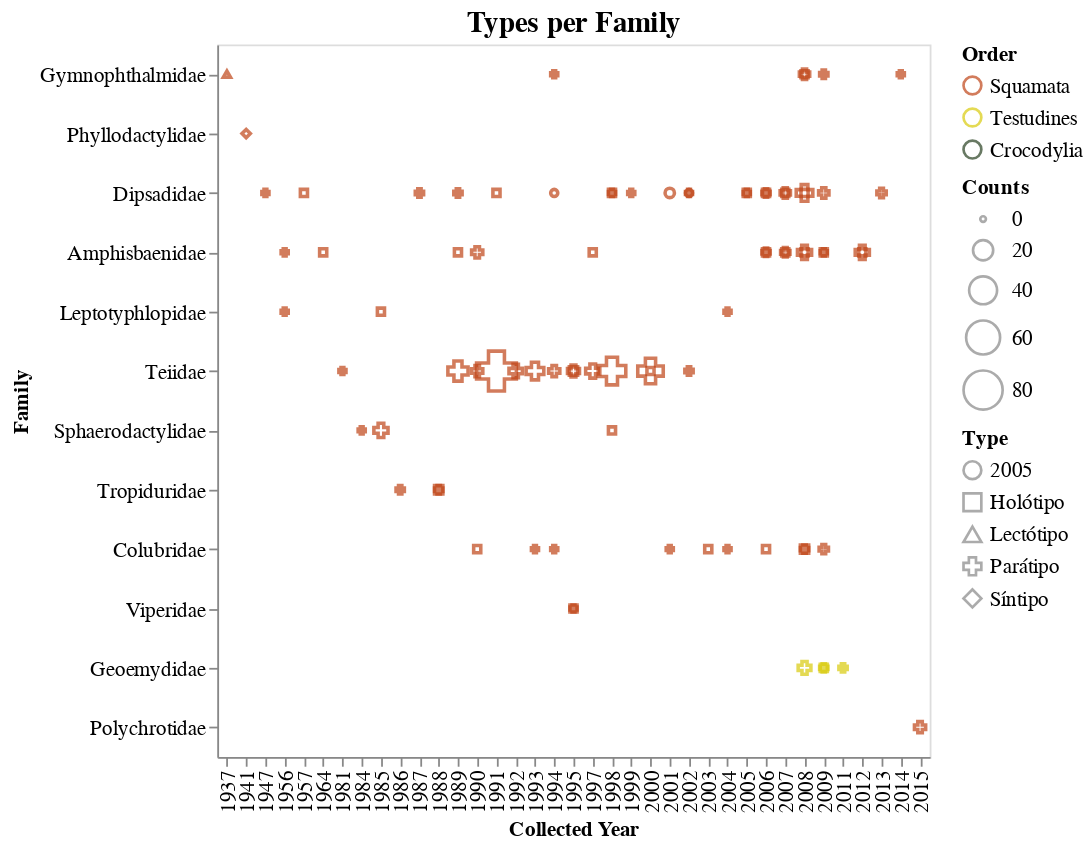

Source (notebook cell):
### Code cell
tipo = alt.Chart(temp, height=400, width=400, title='Types per Family').mark_point(filled=False).encode(
    x = alt.X('ano_coleta:O', title='Collected Year'),
    y = alt.Y('familia:N', title= 'Family',
              sort= family_order),
    color= alt.Color('ordem:N', title='Order',
                    scale= alt.Scale(domain=list(cores_ordem.keys()), range=list(cores_ordem.values()))), 
    size= alt.Size('counts', title='Counts', scale=alt.Scale(range=[10,500])),
    order= alt.Order('counts', sort='descending'),  # smaller points in front
    shape= alt.Shape('type_status:N', title='Type'), 
#                     scale= alt.Scale(domain=['Holotype', 'Neotype','Paratype'],
#                                      range=['triangle', 'square', 'circle'])),
#     opacity= alt.Opacity('type:N', scale= alt.Scale(domain=['Holotype', 'Neotype','Paratype'],
#                                                      range=[1, 0.5, 1])),
    tooltip= [alt.Tooltip('type_status', title='type'),
              alt.Tooltip('ano_coleta', title='collected_year'),
              alt.Tooltip('counts', title='counts')]
)

tipo = tipo.configure_title(fontSize=16).configure_axis(
    labelFontSize=12,
    titleFontSize=12
).configure_legend(
    labelFontSize=12,
    titleFontSize=12
)

# tipo.save('./graphs/tipo/tipos_por_familia.html')

tipo

### Figure 1 — Vega-Lite specification as saved in the notebook (floating-point values rounded to 4 significant figures)
{"config": {"view": {"continuousWidth": 400, "continuousHeight": 300}, "axis": {"labelFontSize": 12, "titleFontSize": 12}, "legend": {"labelFontSize": 12, "titleFontSize": 12}, "title": {"fontSize": 16}}, "data": {"name": "data-251469c152badce4f4473160c7c19160"}, "mark": {"type": "point", "filled": false}, "encoding": {"color": {"type": "nominal", "field": "ordem", "scale": {"domain": ["Squamata", "Testudines", "Crocodylia"], "range": ["#BF4417", "#D9CB0B", "#284021"]}, "title": "Order"}, "order": {"type": "quantitative", "field": "counts", "sort": "descending"}, "shape": {"type": "nominal", "field": "type_status", "title": "Type"}, "size": {"type": "quantitative", "field": "counts", "scale": {"range": [10, 500]}, "title": "Counts"}, "tooltip": [{"type": "nominal", "field": "type_status", "title": "type"}, {"type": "quantitative", "field": "ano_coleta", "title": "collected_year"}, {"type": "quantitative", "field": "counts", "title": "counts"}], "x": {"type": "ordinal", "field": "ano_coleta", "title": "Collected Year"}, "y": {"type": "nominal", "field": "familia", "sort": ["Gymnophthalmidae", "Phyllodactylidae", "Dipsadidae", "Amphisbaenidae", "Leptotyphlopidae", "Teiidae", "Sphaerodactylidae", "Tropiduridae", "Colubridae", "Viperidae", "Geoemydidae", "Polychrotidae"], "title": "Family"}}, "height": 400, "title": "Types per Family", "width": 400, "$schema": "https://vega.github.io/schema/vega-lite/v4.8.1.json", "datasets": {"data-251469c152badce4f4473160c7c19160": [{"type_status": "2005", "ano_coleta": 1994.0, "familia": "Dipsadidae", "ordem": "Squamata", "counts": 1}, {"type_status": "2005", "ano_coleta": 2001.0, "familia": "Dipsadidae", "ordem": "Squamata", "counts": 3}, {"type_status": "2005", "ano_coleta": 2002.0, "familia": "Dipsadidae", "ordem": "Squamata", "counts": 1}, {"type_status": "Holótipo", "ano_coleta": 1957.0, "familia": "Dipsadidae", "ordem": "Squamata", "counts": 1}, {"type_status": "Holótipo", "ano_coleta": 1964.0, "familia": "Amphisbaenidae", "ordem": "Squamata", "counts": 1}, {"type_status": "Holótipo", "ano_coleta": 1985.0, "familia": "Leptotyphlopidae", "ordem": "Squamata", "counts": 1}, {"type_status": "Holótipo", "ano_coleta": 1988.0, "familia": "Tropiduridae", "ordem": "Squamata", "counts": 2}, {"type_status": "Holótipo", "ano_coleta": 1989.0, "familia": "Amphisbaenidae", "ordem": "Squamata", "counts": 1}, {"type_status": "Holótipo", "ano_coleta": 1990.0, "familia": "Colubridae", "ordem": "Squamata", "counts": 1}, {"type_status": "Holótipo", "ano_coleta": 1991.0, "familia": "Dipsadidae", "ordem": "Squamata", "counts": 1}, {"type_status": "Holótipo", "ano_coleta": 1995.0, "familia": "Teiidae", "ordem": "Squamata", "counts": 2}, {"type_status": "Holótipo", "ano_coleta": 1995.0, "familia": "Viperidae", "ordem": "Squamata", "counts": 1}, {"type_status": "Holótipo", "ano_coleta": 1997.0, "familia": "Amphisbaenidae", "ordem": "Squamata", "counts": 1}, {"type_status": "Holótipo", "ano_coleta": 1998.0, "familia": "Dipsadidae", "ordem": "Squamata", "counts": 1}, {"type_status": "Holótipo", "ano_coleta": 1998.0, "familia": "Sphaerodactylidae", "ordem": "Squamata", "counts": 1}, {"type_status": "Holótipo", "ano_coleta": 2000.0, "familia": "Teiidae", "ordem": "Squamata", "counts": 1}, {"type_status": "Holótipo", "ano_coleta": 2003.0, "familia": "Colubridae", "ordem": "Squamata", "counts": 1}, {"type_status": "Holótipo", "ano_coleta": 2005.0, "familia": "Dipsadidae", "ordem": "Squamata", "counts": 1}, {"type_status": "Holótipo", "ano_coleta": 2006.0, "familia": "Amphisbaenidae", "ordem": "Squamata", "counts": 1}, {"type_status": "Holótipo", "ano_coleta": 2006.0, "familia": "Colubridae", "ordem": "Squamata", "counts": 1}, {"type_status": "Holótipo", "ano_coleta": 2006.0, "familia": "Dipsadidae", "ordem": "Squamata", "counts": 1}, {"type_status": "Holótipo", "ano_coleta": 2007.0, "familia": "Amphisbaenidae", "ordem": "Squamata", "counts": 1}, {"type_status": "Holótipo", "ano_coleta": 2007.0, "familia": "Dipsadidae", "ordem": "Squamata", "counts": 1}, {"type_status": "Holótipo", "ano_coleta": 2008.0, "familia": "Amphisbaenidae", "ordem": "Squamata", "counts": 1}, {"type_status": "Holótipo", "ano_coleta": 2008.0, "familia": "Colubridae", "ordem": "Squamata", "counts": 2}, {"type_status": "Holótipo", "ano_coleta": 2008.0, "familia": "Dipsadidae", "ordem": "Squamata", "counts": 1}, {"type_status": "Holótipo", "ano_coleta": 2008.0, "familia": "Gymnophthalmidae", "ordem": "Squamata", "counts": 1}, {"type_status": "Holótipo", "ano_coleta": 2009.0, "familia": "Amphisbaenidae", "ordem": "Squamata", "counts": 1}, {"type_status": "Holótipo", "ano_coleta": 2009.0, "familia": "Geoemydidae", "ordem": "Testudines", "counts": 1}, {"type_status": "Holótipo", "ano_coleta": 2012.0, "familia": "Amphisbaenidae", "ordem": "Squamata", "counts": 1}, {"type_status": "Lectótipo", "ano_coleta": 1937.0, "familia": "Gymnophthalmidae", "ordem": "Squamata", "counts": 1}, {"type_status": "Parátipo", "ano_coleta": 1947.0, "familia": "Dipsadidae", "ordem": "Squamata", "counts": 1}, {"type_status": "Parátipo", "ano_coleta": 1956.0, "familia": "Amphisbaenidae", "ordem": "Squamata", "counts": 1}, {"type_status": "Parátipo", "ano_coleta": 1956.0, "familia": "Leptotyphlopidae", "ordem": "Squamata", "counts": 1}, {"type_status": "Parátipo", "ano_coleta": 1981.0, "familia": "Teiidae", "ordem": "Squamata", "counts": 1}, {"type_status": "Parátipo", "ano_coleta": 1984.0, "familia": "Sphaerodactylidae", "ordem": "Squamata", "counts": 1}, {"type_status": "Parátipo", "ano_coleta": 1985.0, "familia": "Sphaerodactylidae", "ordem": "Squamata", "counts": 9}, {"type_status": "Parátipo", "ano_coleta": 1986.0, "familia": "Tropiduridae", "ordem": "Squamata", "counts": 2}, {"type_status": "Parátipo", "ano_coleta": 1987.0, "familia": "Dipsadidae", "ordem": "Squamata", "counts": 2}, {"type_status": "Parátipo", "ano_coleta": 1988.0, "familia": "Tropiduridae", "ordem": "Squamata", "counts": 2}, {"type_status": "Parátipo", "ano_coleta": 1989.0, "familia": "Dipsadidae", "ordem": "Squamata", "counts": 2}, {"type_status": "Parátipo", "ano_coleta": 1989.0, "familia": "Teiidae", "ordem": "Squamata", "counts": 20}, {"type_status": "Parátipo", "ano_coleta": 1990.0, "familia": "Amphisbaenidae", "ordem": "Squamata", "counts": 5}, {"type_status": "Parátipo", "ano_coleta": 1990.0, "familia": "Teiidae", "ordem": "Squamata", "counts": 5}, {"type_status": "Parátipo", "ano_coleta": 1991.0, "familia": "Teiidae", "ordem": "Squamata", "counts": 83}, {"type_status": "Parátipo", "ano_coleta": 1992.0, "familia": "Teiidae", "ordem": "Squamata", "counts": 8}, {"type_status": "Parátipo", "ano_coleta": 1993.0, "familia": "Colubridae", "ordem": "Squamata", "counts": 1}, {"type_status": "Parátipo", "ano_coleta": 1993.0, "familia": "Teiidae", "ordem": "Squamata", "counts": 15}, {"type_status": "Parátipo", "ano_coleta": 1994.0, "familia": "Colubridae", "ordem": "Squamata", "counts": 1}, {"type_status": "Parátipo", "ano_coleta": 1994.0, "familia": "Gymnophthalmidae", "ordem": "Squamata", "counts": 1}, {"type_status": "Parátipo", "ano_coleta": 1994.0, "familia": "Teiidae", "ordem": "Squamata", "counts": 5}, {"type_status": "Parátipo", "ano_coleta": 1995.0, "familia": "Teiidae", "ordem": "Squamata", "counts": 6}, {"type_status": "Parátipo", "ano_coleta": 1995.0, "familia": "Viperidae", "ordem": "Squamata", "counts": 1}, {"type_status": "Parátipo", "ano_coleta": 1997.0, "familia": "Teiidae", "ordem": "Squamata", "counts": 9}, {"type_status": "Parátipo", "ano_coleta": 1998.0, "familia": "Dipsadidae", "ordem": "Squamata", "counts": 1}, {"type_status": "Parátipo", "ano_coleta": 1998.0, "familia": "Teiidae", "ordem": "Squamata", "counts": 39}, {"type_status": "Parátipo", "ano_coleta": 1999.0, "familia": "Dipsadidae", "ordem": "Squamata", "counts": 1}, {"type_status": "Parátipo", "ano_coleta": 2000.0, "familia": "Teiidae", "ordem": "Squamata", "counts": 33}, {"type_status": "Parátipo", "ano_coleta": 2001.0, "familia": "Colubridae", "ordem": "Squamata", "counts": 1}, {"type_status": "Parátipo", "ano_coleta": 2002.0, "familia": "Dipsadidae", "ordem": "Squamata", "counts": 1}, {"type_status": "Parátipo", "ano_coleta": 2002.0, "familia": "Teiidae", "ordem": "Squamata", "counts": 2}, {"type_status": "Parátipo", "ano_coleta": 2004.0, "familia": "Colubridae", "ordem": "Squamata", "counts": 1}, {"type_status": "Parátipo", "ano_coleta": 2004.0, "familia": "Leptotyphlopidae", "ordem": "Squamata", "counts": 1}, {"type_status": "Parátipo", "ano_coleta": 2005.0, "familia": "Dipsadidae", "ordem": "Squamata", "counts": 1}, {"type_status": "Parátipo", "ano_coleta": 2006.0, "familia": "Amphisbaenidae", "ordem": "Squamata", "counts": 2}, {"type_status": "Parátipo", "ano_coleta": 2006.0, "familia": "Dipsadidae", "ordem": "Squamata", "counts": 2}, {"type_status": "Parátipo", "ano_coleta": 2007.0, "familia": "Amphisbaenidae", "ordem": "Squamata", "counts": 3}, {"type_status": "Parátipo", "ano_coleta": 2007.0, "familia": "Dipsadidae", "ordem": "Squamata", "counts": 4}, {"type_status": "Parátipo", "ano_coleta": 2008.0, "familia": "Amphisbaenidae", "ordem": "Squamata", "counts": 9}, {"type_status": "Parátipo", "ano_coleta": 2008.0, "familia": "Colubridae", "ordem": "Squamata", "counts": 2}, {"type_status": "Parátipo", "ano_coleta": 2008.0, "familia": "Dipsadidae", "ordem": "Squamata", "counts": 13}, {"type_status": "Parátipo", "ano_coleta": 2008.0, "familia": "Geoemydidae", "ordem": "Testudines", "counts": 7}, {"type_status": "Parátipo", "ano_coleta": 2008.0, "familia": "Gymnophthalmidae", "ordem": "Squamata", "counts": 4}, {"type_status": "Parátipo", "ano_coleta": 2009.0, "familia": "Amphisbaenidae", "ordem": "Squamata", "counts": 1}, {"type_status": "Parátipo", "ano_coleta": 2009.0, "familia": "Colubridae", "ordem": "Squamata", "counts": 3}, {"type_status": "Parátipo", "ano_coleta": 2009.0, "familia": "Dipsadidae", "ordem": "Squamata", "counts": 4}, {"type_status": "Parátipo", "ano_coleta": 2009.0, "familia": "Geoemydidae", "ordem": "Testudines", "counts": 2}, {"type_status": "Parátipo", "ano_coleta": 2009.0, "familia": "Gymnophthalmidae", "ordem": "Squamata", "counts": 2}, {"type_status": "Parátipo", "ano_coleta": 2011.0, "familia": "Geoemydidae", "ordem": "Testudines", "counts": 2}, {"type_status": "Parátipo", "ano_coleta": 2012.0, "familia": "Amphisbaenidae", "ordem": "Squamata", "counts": 9}, {"type_status": "Parátipo", "ano_coleta": 2013.0, "familia": "Dipsadidae", "ordem": "Squamata", "counts": 3}, {"type_status": "Parátipo", "ano_coleta": 2014.0, "familia": "Gymnophthalmidae", "ordem": "Squamata", "counts": 1}, {"type_status": "Parátipo", "ano_coleta": 2015.0, "familia": "Polychrotidae", "ordem": "Squamata", "counts": 5}, {"type_status": "Síntipo", "ano_coleta": 1941.0, "familia": "Phyllodactylidae", "ordem": "Squamata", "counts": 2}]}}
